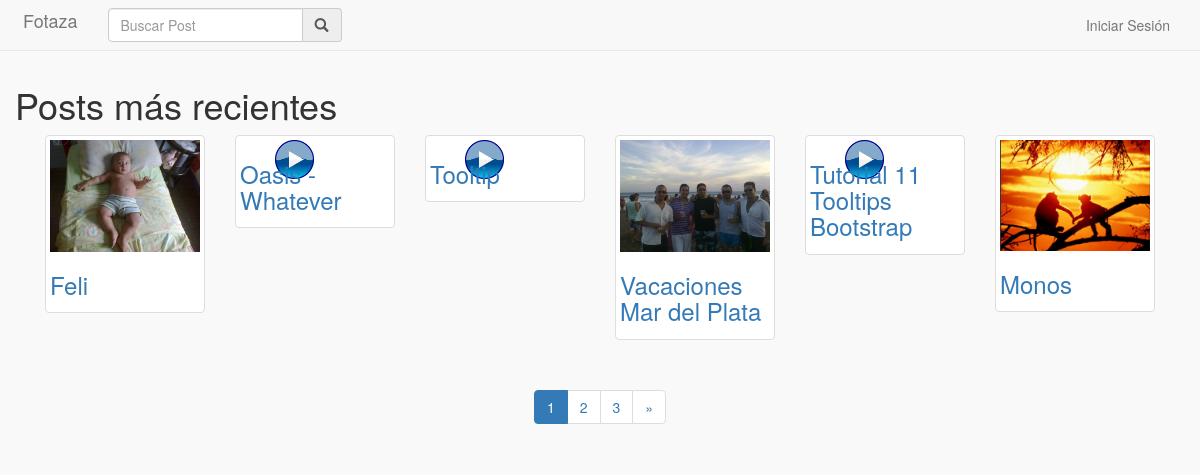
The page / on the database its author committed.
### tables this page shows
CREATE TABLE IF NOT EXISTS `post` (
  `P_ID` int(11) NOT NULL AUTO_INCREMENT,
  `P_Titulo` varchar(150) NOT NULL,
  `P_Detalle` text NOT NULL,
  `P_Fecha` datetime NOT NULL,
  `P_Visibilidad` int(11) NOT NULL,
  `P_ID_Video` varchar(200) DEFAULT NULL,
  `U_ID_Publica` int(11) NOT NULL,
  PRIMARY KEY (`P_ID`),
  KEY `U_ID_Publica` (`U_ID_Publica`)
);

### libs/View.php (called while the page is built, shortened)
<?php
    class View{
        function render($controller,$view,$key=null,$value=null){
            $controller = get_class($controller);
            require './views/'.$controller.'/'.$view.'.php';
        }
    }
?>

### models/Post.php (called while the page is built, shortened)
<?php
class Post
{
	private $P_ID;
	private $P_Titulo;
	private $P_ID_Video;
	function __construct($P_ID, $P_Titulo, $P_Detalle, $P_Fecha, $P_Visibilidad, $P_ID_Video, $U_ID_Publica)
	{
		$this->P_ID = $P_ID;
		$this->P_Titulo = $P_Titulo;
		$this->P_ID_Video = $P_ID_Video;
	}
	public function getID()
	{
		return $this->P_ID;
	}
	public function getTitulo()
	{
		return $this->P_Titulo;
	}
	public function getIdVideo()
	{
		return $this->P_ID_Video;
	}
}
?>

### libs/Database.php (called while the page is built, shortened)
<?php
class Database extends PDO{
	public function select($sql, $array = array(), $fetchMode = PDO::FETCH_ASSOC){
		$sth = $this->prepare($sql);
		$sth->execute($array);
		return $sth->fetchAll($fetchMode);
	}
}
?>

### models/GestorPost.php (called while the page is built, shortened)
<?php
class GestorPost extends ORM
{
	protected static $table = "post";
	public function obtenerPosts($limite, $idUsuario, $tipo)
	{
		if($idUsuario!=NULL && $tipo=="videos"){
			$sql = "SELECT * FROM ".static::$table." WHERE U_ID_Publica = :U_ID_Publica AND P_ID_Video IS NOT NULL AND P_Visibilidad=1 ORDER BY P_Fecha DESC LIMIT ".$limite.",".PAGINACION.";";
			$posts = self::$db->select($sql, array(":U_ID_Publica"=>$idUsuario) );
		}elseif($idUsuario!=NULL && $tipo=="imagenes"){
			$sql = "SELECT * FROM ".static::$table." WHERE U_ID_Publica = :U_ID_Publica AND P_ID_Video IS NULL AND P_Visibilidad=1 ORDER BY P_Fecha DESC LIMIT ".$limite.",".PAGINACION.";";
			$posts = self::$db->select($sql, array(":U_ID_Publica"=>$idUsuario) );
		}elseif($limite == NULL && $tipo == NULL && $idUsuario!=NULL){
			$sql = "SELECT * FROM ".static::$table." WHERE U_ID_Publica = :U_ID_Publica AND P_Visibilidad=1;";
			$posts = self::$db->select($sql, array(':U_ID_Publica' => $idUsuario) );
		}else{
			$sql = "SELECT * FROM ".static::$table." WHERE P_Visibilidad=1 ORDER BY P_Fecha DESC LIMIT ".$limite.",".PAGINACION.";";
			$posts = self::$db->select($sql);
		}
	}
}
?>

### models/GestionarPost.php (called while the page is built, shortened)
<?php
class GestionarPost
{
	public function listarPosts($limite, $idUsuario, $tipo)
	{
		$gestorPost = new GestorPost;
		$gestorEtiqueta = new GestorEtiqueta;
		$gestorComentario = new GestorComentario;
		$gestorPost->obtenerPosts($limite, $idUsuario, $tipo);
		$posts = $gestorPost->getPosts();
		if($posts!=NULL){
			foreach ($posts as $idPost => $post) {
				$gestorEtiqueta->obtenerEtiquetas($idPost);
				$posts[$idPost]->setEtiquetas($gestorEtiqueta->getEtiquetas());
				$gestorComentario->obtenerComentarios($idPost);
				$posts[$idPost]->setComentarios($gestorComentario->getComentarios());
			}
		}
		return $posts;
	}
}
?>

### views/GestorReqPrincipal/posts.php (the view, shortened to what this page needs)
<?php
    include "cabecera.php";
?>
<div class="container">
	<div class="row">
		<h1>Posts más recientes</h1>
	<?php
		echo '<ul class="productos col-md-12">';
		foreach ($publicaciones as $publicacion) {
			echo '<li class="col-xs-12 col-sm-4 col-md-3 col-lg-2">
					<a href="'.URL.'GestorReqPrincipal/mostrarPost/'.$publicacion->getID().'" class="thumbnail">
					<div class="producto">
					<figure class="row">
                        <div class="imagen col-xs-4 col-sm-3 col-md-10 galeria">';
                        if($publicacion->getIdVideo()==NULL){
                        	echo '<div class="sombra"><img src="'.URL.'publicaciones/'.$publicacion->getID().'.jpg" class="img-responsive" /></div>';
                        }else{
                        	echo '<img src="http://img.youtube.com/vi/'.$publicacion->getIdVideo().'/default.jpg" class="img-responsive" alt="" />
				            <div style="position: absolute; left: 28%; top: 15%;"  >
				            	<img src="'.URL.'public/botonVideo.png" width="30%"alt="" />
				            </div>';
                        }
                   echo '</div>
                        <figcaption class="col-xs-3 col-sm-5 col-md-10 galeria">
                            <h3>'.$publicacion->getTitulo().'</h3>
                        </figcaption>
                    </figure>
                    </div>
                    </a>
                </li>';
		}
		echo '</ul>';
	?>
		<nav>
			<ul class="pagination">
				<?php
					include "paginacion.php";
				 ?>
			</ul>
		</nav>
	</div>
</div>
</body>
</html>

### public/css/base.css (style rules this page uses)
ul { list-style-position:inside; }
ul li { list-style-type:none; }
ul li a { text-decoration:none; }
body { padding-top: 65px; background-color: #f9f9f9; }
.galeria { box-sizing:content-box; webkit-box-sizing:content-box; }

### rows shown on the page
post: shows a picture, P_Titulo "Feli"
post: P_Titulo "Oasis - Whatever"
post: P_Titulo "Tooltip"
post: shows a picture, P_Titulo "Vacaciones Mar del Plata"
post: P_Titulo "Tutorial 11 Tooltips Bootstrap"
post: shows a picture, P_Titulo "Monos"
